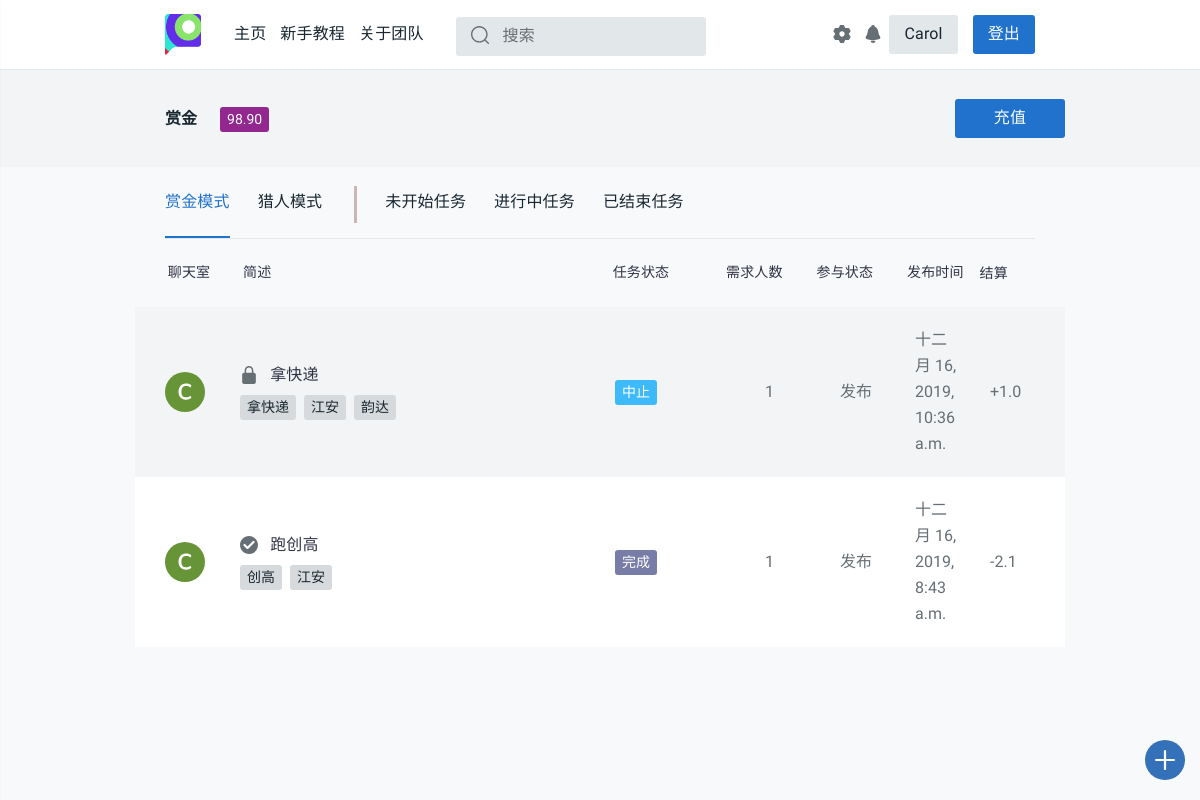
The app's page /profile/ (signed in), older data.
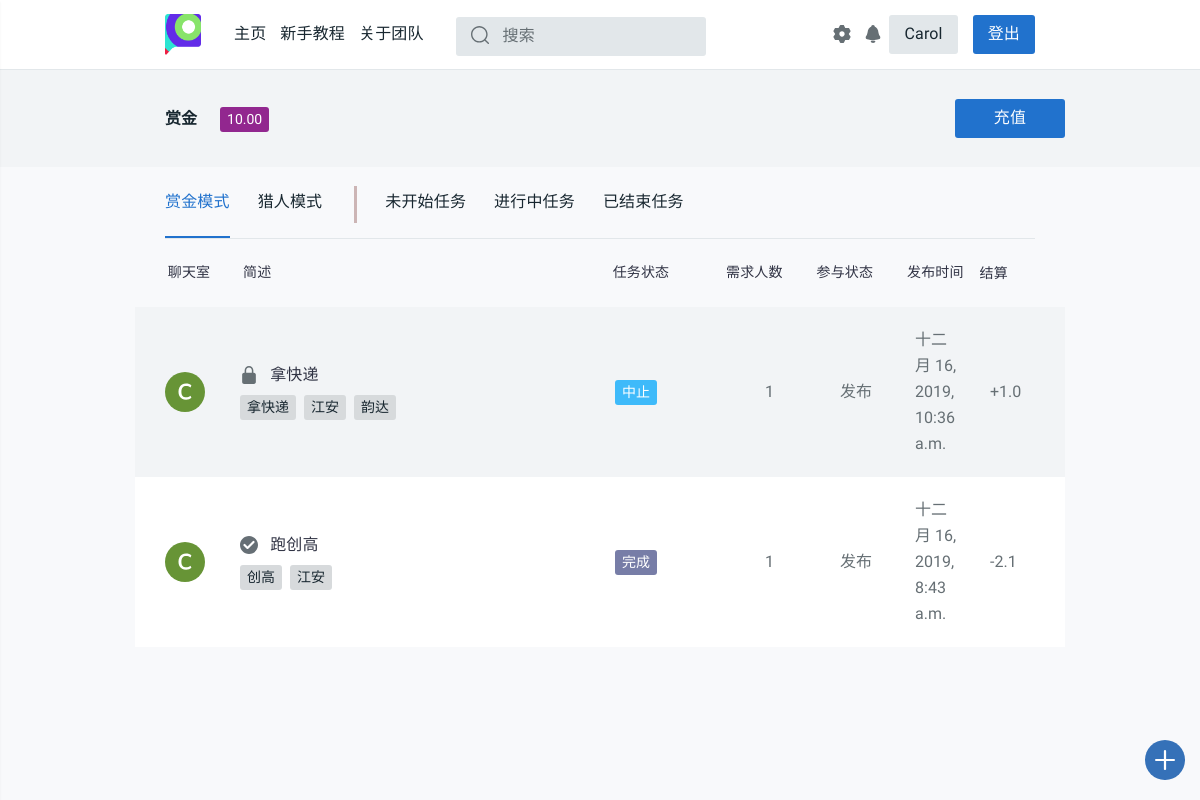
The same page, newer data.
### login/models.py (models this page shows, shortened)
class User(models.Model):
    name = models.CharField(max_length=128, unique=True)
    password = models.CharField(max_length=256)
    stu_id = models.CharField(max_length=13, unique=True)
    phone = models.CharField(max_length=11, unique=True, default='None')
    dept = models.CharField(max_length=50, default='None')
    money = models.DecimalField(max_digits=5, decimal_places=2, default=0.00)
    c_time = models.DateTimeField(auto_now_add=True)
    has_confirmed = models.BooleanField(default=False)
    send_state = models.IntegerField(default=1)
    updated_time = models.DateTimeField(null=True, blank=True)
    class Meta:
        ordering = ['c_time']
        verbose_name = '用户'
        verbose_name_plural = '用户'

### task_platform/views.py (the view, shortened to what this page needs)
# urls.py: path('profile/', views.profile, name='profile'),
def profile(request):
    username = request.session.get('user_name', None)
    if not username:
        return redirect('/login/')
    notice_room = '/chatroom/{}'.format(get_notice_room_id(username))
    notice_num = chatinfo_num(username)
    user = User.objects.get(name=username)
    student_id = user.stu_id
    phone = user.phone
    dept = user.dept
    if user.dept == 'None':
        dept = '暂无信息'
    money = user.money
    task_list_list = []
    if username:
        user = User.objects.get(name=username)
        student_id = user.stu_id
        phone = user.phone
        dept = user.dept
        if user.dept == 'None':
            dept = '暂无信息'
    stcolor_finder = {
        '未开始': '9', '进行中': '2',
        '中止': '3', '撤销': '3',
        '超时': '6', '完成': '4',
        '赏金模式': '5', '猎人模式': '7'
    }
    rec_task_id_list = Task_receive.objects.filter(username=username).values_list('task_id')
    latest_task_list = Task.objects.filter(
        Q(publisher=username) | Q(id__in=rec_task_id_list)
    ).order_by('-pub_time')
    tab_class = [
        ("task_class='赏金模式'", "_task.task_state"),
        ("task_class='猎人模式'", "_task.task_state"),
        ("task_state='未开始'", "_task.task_class"),
        ("task_state='进行中'", "_task.task_class"),
        ("Q(task_state='撤销')|Q(task_state='中止')|Q(task_state='超时')|Q(task_state='完成')",
        "_task.task_class")
    ]
    def calc_settlement(task, username):
        _settlement = '暂无'
        rec_task_list = Task_receive.objects.filter(task_id=task.id)
        if task.publisher == username:
            if task.task_class == '赏金模式':
                if task.task_state == '完成':
                    _settlement = 0
                    for rec in rec_task_list:
                        _settlement -= (1 + settings.PERCENTAGE) * float(rec.done_money)
                elif task.task_state in ['中止']:
                    _settlement = 0
                    for rec in rec_task_list:
                        _settlement += float(rec.done_money)
                elif task.task_state == '撤销':
                    _settlement = -settings.DEPOSIT
                    for rec in rec_task_list:
                        if rec.is_abort:
                            _settlement += float(rec.done_money)
            else:
                if task.task_state == '完成':
                    _settlement = -float(rec_task_list.first().done_money) * (1 - settings.PERCENTAGE)
                elif task.task_state in ['中止', '超时']:
                    _settlement = -settings.DEPOSIT
        if type(_settlement) == str:
            return _settlement
        if _settlement >= 0:
            return '+{}'.format(round(_settlement, 2))
        else:
            return str(round(_settlement, 2))
    for idx in range(5):
        tag_list = []
        for _task in eval('latest_task_list.filter({})'.format(tab_class[idx][0])):
            _color = 'tt-color0{} tt-badge'.format(stcolor_finder[eval(tab_class[idx][1])])
            _settlement = calc_settlement(_task, username)
            _room_id = get_room_id(_task)
            tag_list.append(
                (_task, _color, _settlement, _room_id,
                Task_tags.objects.filter(task_id=_task.id).order_by('sig_tag'))
            )
        task_list_list.append(tag_list)
    tag_list_1, tag_list_2, tag_list_3, tag_list_4, tag_list_5 = (
        task_list_list[0], task_list_list[1], task_list_list[2],
        task_list_list[3], task_list_list[4]
    )
    if request.method == 'POST' and 'settings' in request.POST:
        sl_message = self_settings(request, user)
    return render(request, 'task_platform/profile.html', locals())

### task_platform/models.py (called while the page is built)
    def __str__(self):
        return self.sig_tag

### task_platform/tools.py (called while the page is built)
@csrf_exempt
def get_room_id(task):
    md5 = hashlib.md5()
    md5.update('{}{}'.format(task.id, task.publisher).encode())
    return md5.hexdigest()

@csrf_exempt
def get_notice_room_id(username):
    md5 = hashlib.md5()
    md5.update(username.encode())
    return md5.hexdigest()

def chatinfo_num(username):
    withs = Withdraw.objects.filter(username=username, state='完成', noticed=False)
    for each_with in withs:
        send_notice(username, '恭喜您，您于{}发起的提现{}元的请求已经接受，请查看您支付宝余额，如果有问题请联系platform_office@163.com。'.format(each_with.start_time.strftime('%Y-%m-%d %M:%H:%S'), each_with.money))
        each_with.noticed = True
        each_with.save()
    chatnum = ChatVision.objects.filter(username=username, has_seen=False).count()
    return chatnum

### task_platform/templates/task_platform/profile.html (shortened to what the changed rows need)
{% extends 'task_platform/base.html'%}
{% load staticfiles %}
{% block content %}
<head>
  <link rel="stylesheet" href="{% static 'css/style.css' %}">
  <link href="{% static 'css/profile.css' %}" rel="stylesheet">
</head>
<main id="tt-pageContent" class="tt-offset-small">
  <div class="tt-wrapper-section">
    <div class="container">
      <div class="tt-user-header">
        <div class="tt-col-title">
          <ul class="tt-list-badge">
            <li><a href="#"><span class="tt-color14 tt-badge">{{ money }}</span></a></li>
          </ul>
        </div>
      </div>
    </div>
  </div>
</main>
{% endblock %}

Row changes from the older to the newer data that the page shows:
changed User: money "98.90" → "10.00"
